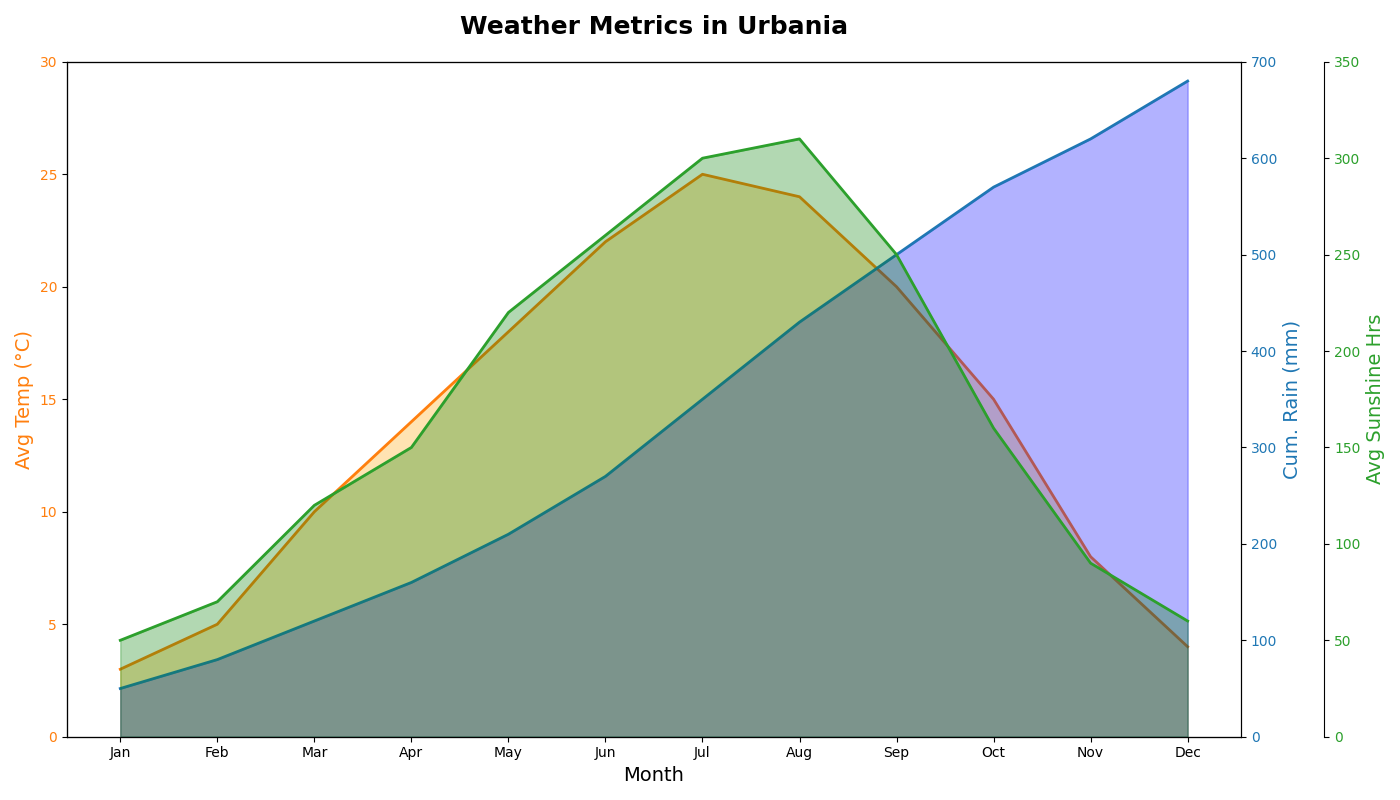

Here is the Python script that generated this plot:
import matplotlib.pyplot as plt
import numpy as np

months = np.array(['Jan', 'Feb', 'Mar', 'Apr', 'May', 'Jun', 'Jul', 'Aug', 'Sep', 'Oct', 'Nov', 'Dec'])
avg_temp = np.array([3, 5, 10, 14, 18, 22, 25, 24, 20, 15, 8, 4])
cumulative_rainfall = np.array([50, 80, 120, 160, 210, 270, 350, 430, 500, 570, 620, 680])
avg_sunshine_hours = np.array([50, 70, 120, 150, 220, 260, 300, 310, 250, 160, 90, 60])

fig, ax1 = plt.subplots(figsize=(14, 8))

ax1.set_title("Weather Metrics in Urbania", fontsize=18, fontweight='bold', pad=20)
ax1.set_xlabel("Month", fontsize=14)
ax1.set_ylabel("Avg Temp (°C)", fontsize=14, color='tab:orange')
ax1.plot(months, avg_temp, color='tab:orange', linewidth=2)
ax1.fill_between(months, avg_temp, color='orange', alpha=0.3)
ax1.tick_params(axis='y', labelcolor='tab:orange')
ax1.set_ylim(0, 30)

ax2 = ax1.twinx()
ax2.set_ylabel("Cum. Rain (mm)", fontsize=14, color='tab:blue')
ax2.plot(months, cumulative_rainfall, color='tab:blue', linewidth=2)
ax2.fill_between(months, cumulative_rainfall, color='blue', alpha=0.3)
ax2.tick_params(axis='y', labelcolor='tab:blue')
ax2.set_ylim(0, 700)

ax3 = ax1.twinx()
ax3.spines.right.set_position(("outward", 60))
ax3.set_ylabel("Avg Sunshine Hrs", fontsize=14, color='tab:green')
ax3.plot(months, avg_sunshine_hours, color='tab:green', linewidth=2)
ax3.fill_between(months, avg_sunshine_hours, color='green', alpha=0.3)
ax3.tick_params(axis='y', labelcolor='tab:green')
ax3.set_ylim(0, 350)

plt.tight_layout()
plt.show()
